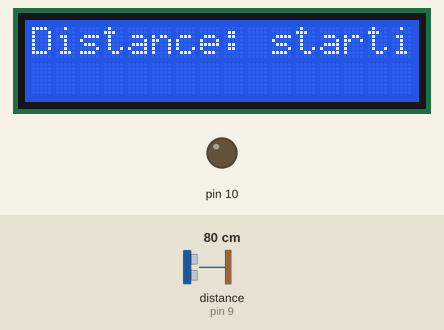
The sketch below on a simulated Arduino Uno, built with avr-gcc and run on an emulated ATmega328P. Parts: 16×2 character LCD, output pins drawn as LEDs (lit = HIGH). Inputs (shaded band) come from the test bench; at power-on: distance to the obstacle (sensor on pin 9) 80 cm. The echo pulse lasts 58.3 µs per cm; storage starts empty; the modem accepts every AT command (registered, SIM ready, sends succeed) and sends nothing else; pins used as bus, display or sensor lines are not drawn; what the sketch prints to the serial monitor is not drawn.

Above: at 2.1 s.
At 2.6 s:
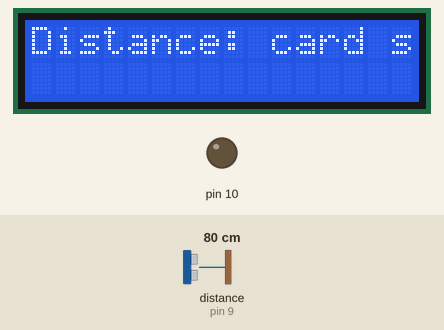
At 30.2 s:
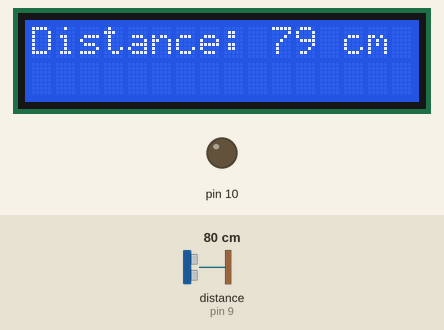

Measured:
- what the display in image 0 shows lasts 0.5 s, from 2.1 s to 2.6 s
- what the display in image 1 shows lasts 27.6 s, from 2.6 s to 30.2 s

The sketch:

final_code.ino
```cpp
#include <SoftwareSerial.h>
#include <Wire.h>
#include <LiquidCrystal.h> // includes the LiquidCrystal Library
#include <SPI.h>
#include <SD.h>

#define DEBUG 1
#define rxPin 6
#define txPin 7
#define IP "184.106.153.149" // ThingSpeak IP Address: 184.106.153.149

// defines pins numbers
const int chipSelect = 4;
const int trigPin = 8;
const int echoPin = 9;

// on/off sensor
long duration;
int distance_m;

File dataFile;
SoftwareSerial esp8266Module(rxPin, txPin);               // RX, TX
LiquidCrystal lcd(19, 18, 17, 16, 15, 14); // Creates an LCD object. Parameters: (rs, enable, d4, d5, d6, d7)

String network = "PC-Faster-8672";             // your access point SSID
String password = "12345678";                  // your wifi Access Point password                       // IP address of thingspeak.com
String GET = "GET /update?key=FAGT3WUKJJR4FOCI";    // replace with your channel key

void setup()
{
  lcd.begin(16,2); // Initializes the interface to the LCD screen, and specifies the dimensions (width and height) of the display

  pinMode(trigPin, OUTPUT); // Sets the trigPin as an Output
  pinMode(echoPin, INPUT); // Sets the echoPin as an Input
  pinMode(SS, OUTPUT);

  if(DEBUG){
    Serial.begin(9600);                             // Setting hardware serial baud rate to 9600
  }
  esp8266Module.begin(9600);                        // Setting softserial baud rate to 9600
  delay(2000);

  Serial.println("starting SD ...");
  lcdertext("starting SD ...");

  // see if the card is present and can be initialized:
  if (!SD.begin(chipSelect)) {
    Serial.println("Card failed");
    lcdertext("Card failed");
    // don't do anything more:
    while (1) ;
  }
  lcdertext("card started.");

  // Open up the file we're going to log to!
  dataFile = SD.open("datalog.txt", FILE_WRITE);
  if (! dataFile) {
    Serial.println("err datalog.txt");
    lcdertext("err datalog.txt");
    // Wait forever since we cant write data
    while (1) ;
  }

  setupEsp8266();
}

void loop()
{
  // get level
  int level = dist();

  // display on LCD
  lcder(level);

  // send level to SD card
  String dataString = String(level);
  dataFile.println(dataString);
  dataFile.flush();
  delay(500);

  // send level to thingspeak and delay
  updateLevel(String(level));
  delay(20000);
}

//-------------------------------------------------------------------
// Following function setup the esp8266, put it in station made and
// connect to wifi access point.
//------------------------------------------------------------------
void setupEsp8266()
{
    if(DEBUG){
      Serial.println("Reseting esp8266");
    }
    esp8266Module.flush();
    esp8266Module.println("AT+RST");
    delay(7000);
    if (esp8266Module.find("OK"))
    {
      if(DEBUG){
        Serial.println("Found OK");
        Serial.println("Changing espmode");
      }
      esp8266Module.flush();
      changingMode();
      delay(5000);
      esp8266Module.flush();
      connectToWiFi();
    }
    else
    {
      if(DEBUG){
        Serial.println("OK not found");
      }
    }
}

//-------------------------------------------------------------------
// Following function sets esp8266 to station mode
//-------------------------------------------------------------------
bool changingMode()
{
    esp8266Module.println(F("AT+CWMODE=1"));
    if (esp8266Module.find("OK"))
    {
      if(DEBUG){
        Serial.println("Mode changed");
      }
      return true;
    }
    else if(esp8266Module.find("NO CHANGE")){
      if(DEBUG){
        Serial.println("Already in mode 1");
      }
      return true;
    }
    else
    {
      if(DEBUG){
        Serial.println("Error while changing mode");
      }
      return false;
    }
}

//-------------------------------------------------------------------
// Following function connects esp8266 to wifi access point
//-------------------------------------------------------------------
bool connectToWiFi()
{
  if(DEBUG){
    Serial.println("inside connectToWiFi");
  }
  String cmd = "AT+CWJAP=\"";
  cmd += network;
  cmd += "\",\"";
  cmd += password;
  cmd += "\"";
  esp8266Module.println(cmd);
  delay(15000);

  if (esp8266Module.find("OK"))
  {
    if(DEBUG){
      Serial.println("Connected to Access Point");
    }
    return true;
  }
  else
  {
    if(DEBUG){
      Serial.println("Could not connect to Access Point");
    }
    return false;
  }
}

//-------------------------------------------------------------------
// Following function sends sensor data to thingspeak.com
//-------------------------------------------------------------------
void updateLevel(String distance)
{
  String cmd = "AT+CIPSTART=\"TCP\",\"";
  cmd += IP;
  cmd += "\",80";
  esp8266Module.println(cmd);
  delay(5000);
  if(esp8266Module.find("Error")){
    if(DEBUG){
      Serial.println("ERROR while SENDING");
    }
    return;
  }
  cmd = GET + "&field1=" + distance + "\r\n";
  esp8266Module.print("AT+CIPSEND=");
  esp8266Module.println(cmd.length());
  delay(15000);
  if(esp8266Module.find(">"))
  {
    esp8266Module.print(cmd);
    if(DEBUG){
      Serial.println("Data sent");
    }
  }else
  {
    esp8266Module.println("AT+CIPCLOSE");
    if(DEBUG){
      Serial.println("Connection closed");
    }
  }
}

int dist()
{
  // Clears the trigPin
  digitalWrite(trigPin, LOW);
  delayMicroseconds(2);

  // Sets the trigPin on HIGH state for 10 micro seconds
  digitalWrite(trigPin, HIGH);
  delayMicroseconds(10);
  digitalWrite(trigPin, LOW);

  // Reads the echoPin, returns the sound wave travel time in microseconds
  int duration = pulseIn(echoPin, HIGH);
  Serial.print("Duration: ");
  Serial.println(duration);

  // Calculating the distance
  int distance_m = duration * 0.034 / 2;

  // Prints the distance on the Serial Monitor
  Serial.print("Distance: ");
  Serial.println(distance_m);

  return distance_m;
}

void lcder(int value){
  lcd.setCursor(0,0);
  lcd.print("                ");
  lcd.setCursor(0,0); // Sets the location at which subsequent text written to the LCD will be displayed
  lcd.print("Distance: "); // Prints string "Distance" on the LCD
  lcd.print(value); // Prints the distance value from the sensor
  lcd.print(" cm");
  delay(500);
}

void lcdertext(String value){
  lcd.setCursor(0,0);
  lcd.print("                ");
  lcd.setCursor(0,0); // Sets the location at which subsequent text written to the LCD will be displayed
  lcd.print("Distance: "); // Prints string "Distance" on the LCD
  lcd.print(value); // Prints the distance value from the sensor
  lcd.print(" cm");
  delay(500);
}
```
